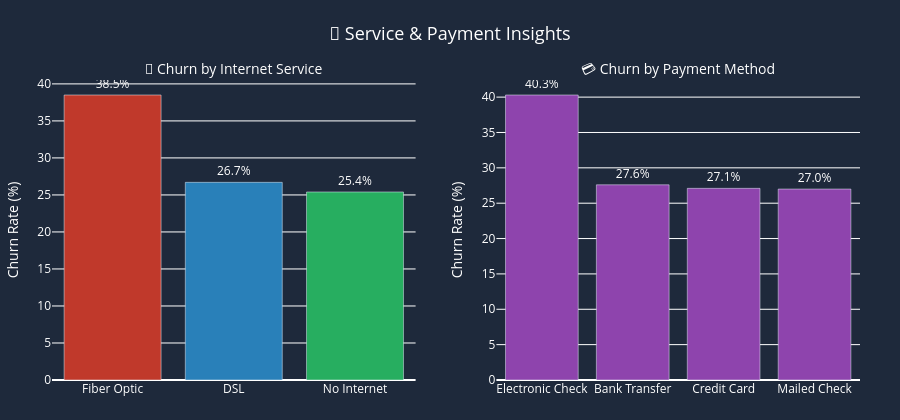

Notebook source saved alongside this figure:
### Markdown cell above
## 📡 Service & Payment Analysis

### Code cell
fig = make_subplots(
    rows=1,
    cols=2,
    subplot_titles=[
        '📡 Churn by Internet Service',
        '💳 Churn by Payment Method'
    ]
)

# Internet Service
is_ = df.groupby('InternetService')['Churn'].mean().mul(100).round(1).reset_index()
is_.columns = ['Service', 'ChurnRate']
is_ = is_.sort_values('ChurnRate', ascending=False)

fig.add_trace(
    go.Bar(
        x=is_['Service'],
        y=is_['ChurnRate'],
        marker_color=['#c0392b', '#2980b9', '#27ae60'],
        text=is_['ChurnRate'].apply(lambda x: f'{x:.1f}%'),
        textposition='outside',
        showlegend=False
    ),
    row=1,
    col=1
)

# Payment Method
pm = df.groupby('PaymentMethod')['Churn'].mean().mul(100).round(1).reset_index()
pm.columns = ['Method', 'ChurnRate']
pm = pm.sort_values('ChurnRate', ascending=False)

fig.add_trace(
    go.Bar(
        x=pm['Method'],
        y=pm['ChurnRate'],
        marker_color='#8e44ad',
        text=pm['ChurnRate'].apply(lambda x: f'{x:.1f}%'),
        textposition='outside',
        showlegend=False
    ),
    row=1,
    col=2
)

# Axis
fig.update_yaxes(
    title_text='Churn Rate (%)',
    color='white'
)

fig.update_xaxes(
    color='white'
)

# Layout
fig.update_layout(
    height=420,

    title={
        'text': '📡 Service & Payment Insights',
        'x': 0.5,
        'xanchor': 'center'
    },

    title_font_size=18,
    title_font_color='white',

    paper_bgcolor='#1E293B',
    plot_bgcolor='#1E293B',

    font=dict(
        color='white',
        size=12
    ),

    margin=dict(
        l=40,
        r=40,
        t=80,
        b=40
    )
)

# Subplot title color
for annotation in fig['layout']['annotations']:
    annotation['font'] = dict(
        size=14,
        color='white'
    )

fig.show()

### Figure 1 — Plotly figure (JSON) as saved in the notebook; plotly's stock layout.template omitted (floating-point values rounded to 4 significant figures)
{"data": [{"marker": {"color": ["#c0392b", "#2980b9", "#27ae60"]}, "showlegend": false, "text": ["38.5%", "26.7%", "25.4%"], "textposition": "outside", "type": "bar", "x": ["Fiber Optic", "DSL", "No Internet"], "xaxis": "x", "y": [38.5, 26.7, 25.4], "yaxis": "y"}, {"marker": {"color": "#8e44ad"}, "showlegend": false, "text": ["40.3%", "27.6%", "27.1%", "27.0%"], "textposition": "outside", "type": "bar", "x": ["Electronic Check", "Bank Transfer", "Credit Card", "Mailed Check"], "xaxis": "x2", "y": [40.3, 27.6, 27.1, 27], "yaxis": "y2"}], "layout": {"annotations": [{"font": {"color": "white", "size": 14}, "showarrow": false, "text": "📡 Churn by Internet Service", "x": 0.225, "xanchor": "center", "xref": "paper", "y": 1, "yanchor": "bottom", "yref": "paper"}, {"font": {"color": "white", "size": 14}, "showarrow": false, "text": "💳 Churn by Payment Method", "x": 0.775, "xanchor": "center", "xref": "paper", "y": 1, "yanchor": "bottom", "yref": "paper"}], "font": {"color": "white", "size": 12}, "height": 420, "margin": {"b": 40, "l": 40, "r": 40, "t": 80}, "paper_bgcolor": "#1E293B", "plot_bgcolor": "#1E293B", "title": {"font": {"color": "white", "size": 18}, "text": "📡 Service & Payment Insights", "x": 0.5, "xanchor": "center"}, "xaxis": {"anchor": "y", "color": "white", "domain": [0, 0.45]}, "xaxis2": {"anchor": "y2", "color": "white", "domain": [0.55, 1]}, "yaxis": {"anchor": "x", "color": "white", "domain": [0, 1], "title": {"text": "Churn Rate (%)"}}, "yaxis2": {"anchor": "x2", "color": "white", "domain": [0, 1], "title": {"text": "Churn Rate (%)"}}}}
